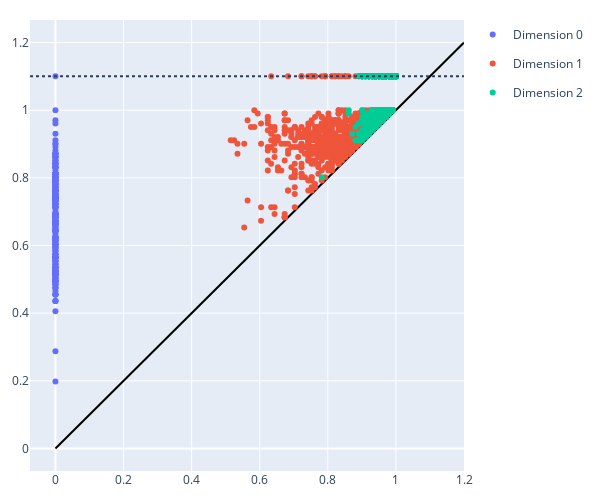

Notebook cell for this chart:
### Code cell
# persistance diagram
fig = oat.plot.pd(homology)
fig.update_layout(
        width=600, 
        height=500,
        margin=dict(l=20, r=20, t=20, b=20)
    )
fig.show()
